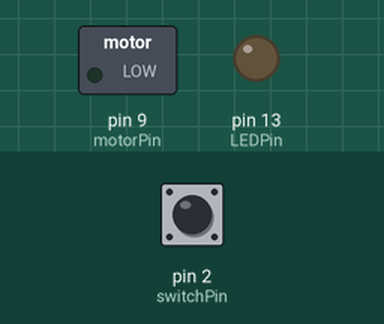
Bench run of a sketch on a simulated Arduino Uno, built with avr-gcc and run on an emulated ATmega328P. Parts: switched loads named in the sketch (green lamp = pin HIGH), output pins drawn as LEDs (lit = HIGH). Inputs (shaded band) come from the test bench; at power-on: pin 2 (switchPin) LOW.

Above: at 1.2 s.
1.3 s: pin 2 (switchPin) pulled HIGH for 0.15 s
At 1.37 s:
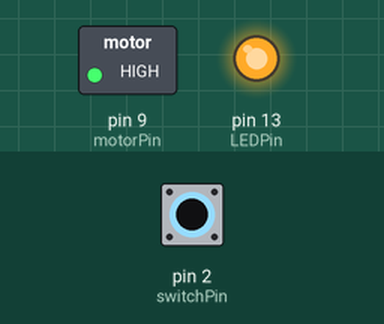
2.9 s: pin 2 (switchPin) pulled HIGH for 3.2 s
At 6.7 s:
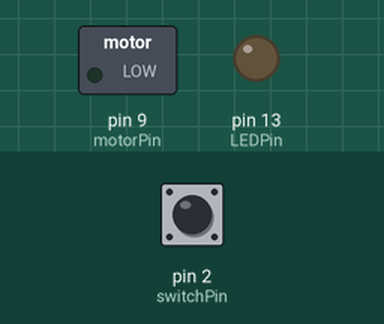
Timing chart, 0 to 8.2 s (numbered marks = the images above; inputs shaded):
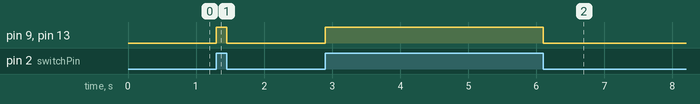

Measured:
- after the input at 1.3 s, pin 9 (motorPin), pin 13 (LEDPin): LOW → HIGH at once, → LOW 0.15 s later
- after the input at 2.9 s, pin 9 (motorPin), pin 13 (LEDPin): LOW → HIGH at once, → LOW 3.2 s later

The sketch:

Lab9Motor.ino
```cpp
//Pin constants and switchstate
const int switchPin = 2;
const int motorPin = 9;
const int LEDPin = 13;
int switchState = 0;
void setup()
{
  pinMode(switchPin, INPUT);//setup in/out pins
  pinMode(motorPin, OUTPUT);
  pinMode(LEDPin , OUTPUT);
}

void loop()
{
  switchState = digitalRead(switchPin);//Read switch
  if (switchState == HIGH)
  {
    digitalWrite(motorPin, HIGH);//If pushed spin motor
    digitalWrite(LEDPin, HIGH);//And turn on LED
  }
  else
  {
    digitalWrite(motorPin, LOW);//Not pushed, turn off
    digitalWrite(LEDPin, LOW);//And turn off LED
  }
}
```
